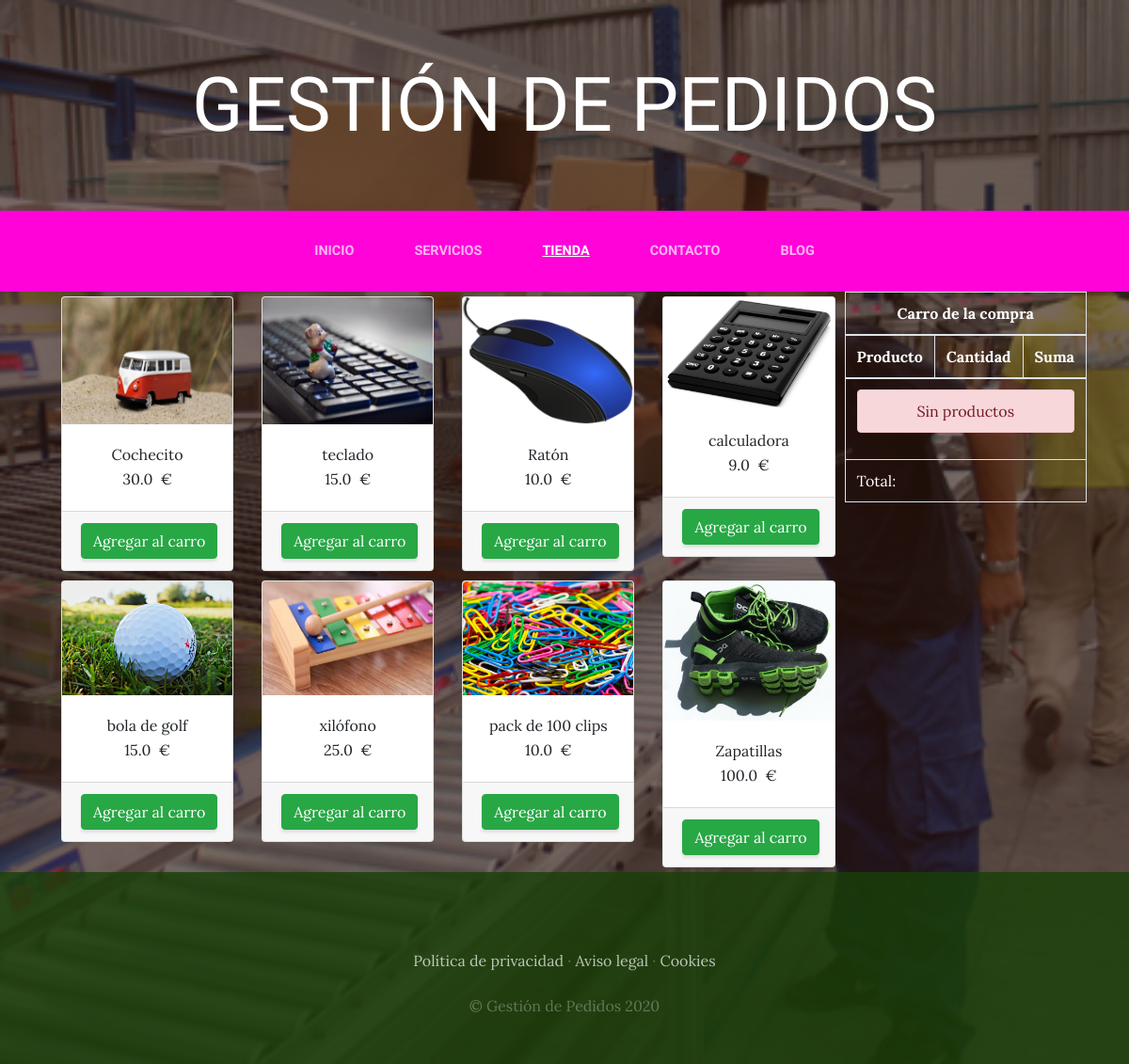
The app's page /tienda/ with its own data.
### tienda/models.py (models this page shows, shortened)
class Producto(models.Model):
    nombre = models.CharField(max_length=200)
    categorias = models.ForeignKey(CategoriaProd, on_delete=models.CASCADE) # Es clave foránea
    imagen = models.ImageField(upload_to="tienda", null=True, blank=True)
    precio = models.FloatField()
    disponibilidad = models.BooleanField(default = True)
    created = models.DateTimeField(auto_now_add=True)
    updated = models.DateTimeField(auto_now_add=True)
    class Meta:
        verbose_name="Producto"
        verbose_name_plural="Productos"

### tienda/views.py (the view)
# urls.py: path('tienda/', include('tienda.urls')),
def tienda(request):
    productos = Producto.objects.all()
    return render(request, "tienda/tienda.html", {'productos':productos})

### tienda/templates/tienda/tienda.html
{% extends "ProyectoWebApp/base.html" %}
{% load static %}
{% block content %}
<div class="container">
<div style="float:right; color:white">
    {% include "carro/widget.html" %}
</div>
  <div class="row">
        {%for producto in productos %}
            <div class="col-md-3">
                <div class="card" style="width: 100%; margin: 5px 5px">
                    <img src="{{producto.imagen.url}}" class="card-img-top">
                    <div class="card-body" style="text-align: center;">
                        <h7 class="card-title"> {{producto.nombre}} </h7>
                        <p class="card-text">{{producto.precio}} &nbsp;€</p>
                    </div>
                    <div class="card-footer text-center">
                        <a href="{% url 'carro:agregar' producto.id %}" class="btn btn-success">Agregar al carro</a>
                    </div>
            </div>
            </div>
        {% endfor %}
  </div>
</div>
{% endblock %}

### ProyectoWebApp/templates/ProyectoWebApp/base.html (shortened to what this page needs)
<html>
<head>
    {% load static %}
    <link href="{% static 'ProyectoWebApp/vendor/bootstrap/css/bootstrap.min.css' %}" rel="stylesheet">
    <link href="{% static 'ProyectoWebApp/css/gestion.css' %}" rel="stylesheet">
</head>
<body>
    <h1 class="site-heading text-center text-white d-none d-lg-block">
        <span class="site-heading-lower">Gestión de Pedidos</span>
      </h1>
 <nav class="navbar navbar-expand-lg navbar-dark py-lg-4" id="mainNav">
    <div class="container">
      <div class="collapse navbar-collapse" id="navbarResponsive">
        <ul class="navbar-nav mx-auto">
          <li class="nav-item {% if request.path == '/' %}active{% endif %} px-lg-4">
            <a class="nav-link text-uppercase text-expanded" href="{% url 'Home' %}">Inicio</a>
          </li>
          <li class="nav-item {% if request.path == '/servicios/' %}active{% endif %} px-lg-4">
            <a class="nav-link text-uppercase text-expanded" href="{% url 'Servicios' %}">Servicios</a>
          </li>
          <li class="nav-item {% if request.path == '/tienda/' %}active{% endif %} px-lg-4">
            <a class="nav-link text-uppercase text-expanded" href="{% url 'Tienda' %}">Tienda</a>
          </li>
          <li class="nav-item {% if request.path == '/contacto/' %}active{% endif %} px-lg-4">
            <a class="nav-link text-uppercase text-expanded" href="{% url 'Contacto' %}">Contacto</a>
          </li>
          <li class="nav-item {% if request.path == '/blog/' %}active{% endif %} px-lg-4">
            <a class="nav-link text-uppercase text-expanded" href="{% url 'Blog' %}">Blog</a>
          </li>
        </ul>
      </div>
    </div>
  </nav>
{% block content %}
{% endblock %}
    <footer class="footer text-faded text-center py-5">
      <div class="container">
        <p class="m-0 mbt">
        	<a href="sample.html" class="link">Política de privacidad</a> ·
        	<a href="sample.html" class="link">Aviso legal</a> ·
        	<a href="sample.html" class="link">Cookies</a>
		</p>
        <p class="m-0 mbt1">&copy; Gestión de Pedidos 2020</p>
      </div>
	</footer>
</body>
</html>

### tienda/templates/carro/widget.html (shortened to what this page needs)
<table class="table table-bordered" style="color: white">
<thead>
    <tr>
        <th colspan="3" class="text-center">Carro de la compra</th>
    </tr>
    <tr>
        <th>Producto</th>
        <th>Cantidad</th>
        <th>Suma</th>
    </tr>
</thead>
<tbody>
    {% if request.session.carro.items %}
        {% for key, value in request.session.carro.items %}
            <tr class="text-center">
                <td>{{value.nombre}}</td>
                <td>{{value.cantidad}}</td>
                <td>
                    <a href="{% url 'carro:agregar' value.producto_id %}" class="btn btn-sm btn-success">+</a>
                    <a href="{% url 'carro:restar' value.producto_id %}" class="btn btn-sm btn-success">-</a>
                    <br>
                        {{value.precio}} €
                </td>
            </tr>
        {% endfor %}
    {% else %}
        <tr>
            <td colspan="3">
                <div class="alert alert-danger text-center">
                    Sin productos
                </div>
            </td>
        </tr>
    {% endif %}
</tbody>
<tfoot>
    <td colspan="3">
        Total: {{importe_total_carro}}
    </td>
</tfoot>
</table>

### ProyectoWebApp/static/ProyectoWebApp/css/gestion.css (style rules this page uses)
body { font-family: 'Lora'; background: linear-gradient(rgba(47, 23, 15, 0.65), rgba(47, 23, 15, 0.65)), url("../img/bg_main.jpg"); background-attachment: fixed; background-position: center; background-size: cover; }
h1, h2, h3, h4, h5, h6 { font-family: 'Raleway'; }
p { line-height: 1.75; }
.text-faded { color: rgba(255, 255, 255, 0.3); }
.site-heading { margin-top: 5rem; margin-bottom: 5rem; text-transform: uppercase; line-height: 1; font-family: 'Raleway'; }
.site-heading .site-heading-lower { font-size: 5rem; font-weight: 100; line-height: 4rem; }
#mainNav { background-color: rgb(255, 3, 217); font-family: 'Raleway'; }
#mainNav .navbar-nav .nav-item .nav-link { color: rgba(255, 255, 255, 0.7); font-weight: 800; }
#mainNav .navbar-nav .nav-item.active .nav-link { color: #ffffff; text-decoration: underline; }
@media (min-width: 992px) { #mainNav .navbar-nav .nav-item .nav-link { font-size: 0.9rem; } }
.footer { background-color: rgba(24, 64, 8, 0.8); }
.btn { box-shadow: 0px 3px 3px 0px rgba(33, 37, 41, 0.1); }
.mbt { padding-top: 2rem; }
.mbt1 { padding-top: 1.25rem; }
a.link { color: rgba(255, 255, 255, 0.7); }

### records on screen
Producto: imagen (picture), nombre "Cochecito", precio "30.0"
Producto: imagen (picture), nombre "teclado", precio "15.0"
Producto: imagen (picture), nombre "Ratón", precio "10.0"
Producto: imagen (picture), nombre "calculadora", precio "9.0"
Producto: imagen (picture), nombre "bola de golf", precio "15.0"
Producto: imagen (picture), nombre "xilófono", precio "25.0"
Producto: imagen (picture), nombre "pack de 100 clips", precio "10.0"
Producto: imagen (picture), nombre "Zapatillas", precio "100.0"
